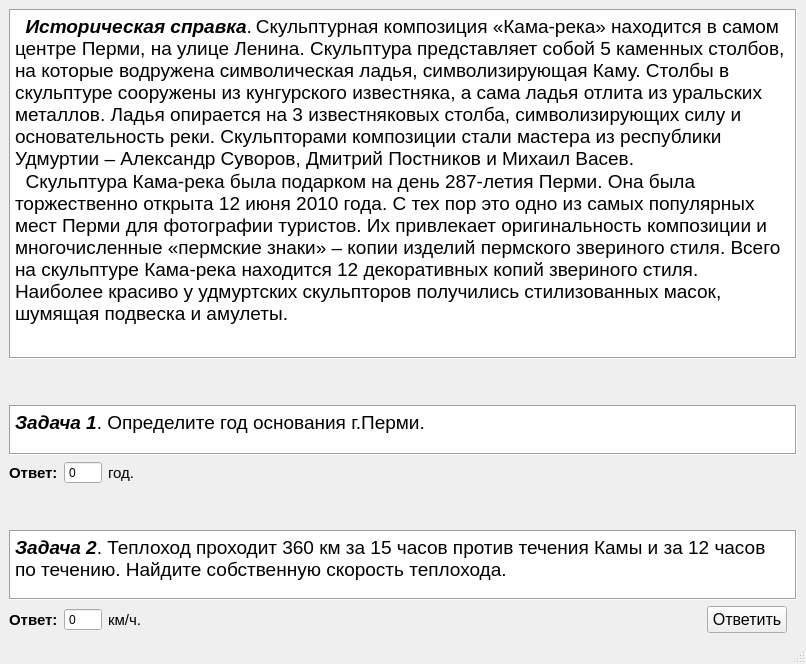
<?xml version="1.0" encoding="UTF-8"?>
<ui version="4.0">
 <class>MainWindow</class>
 <widget class="QMainWindow" name="MainWindow">
  <property name="geometry">
   <rect>
    <x>0</x>
    <y>0</y>
    <width>806</width>
    <height>664</height>
   </rect>
  </property>
  <property name="windowTitle">
   <string>Кама-река</string>
  </property>
  <widget class="QWidget" name="centralwidget">
   <layout class="QVBoxLayout" name="verticalLayout_2">
    <item>
     <layout class="QVBoxLayout" name="verticalLayout">
      <item>
       <widget class="QTextBrowser" name="textBrowser">
        <property name="frameShape">
         <enum>QFrame::Box</enum>
        </property>
        <property name="html">
         <string>&lt;!DOCTYPE HTML PUBLIC &quot;-//W3C//DTD HTML 4.0//EN&quot; &quot;http://www.w3.org/TR/REC-html40/strict.dtd&quot;&gt;
&lt;html&gt;&lt;head&gt;&lt;meta name=&quot;qrichtext&quot; content=&quot;1&quot; /&gt;&lt;style type=&quot;text/css&quot;&gt;
p, li { white-space: pre-wrap; }
&lt;/style&gt;&lt;/head&gt;&lt;body style=&quot; font-family:'MS Shell Dlg 2'; font-size:8.25pt; font-weight:400; font-style:normal;&quot;&gt;
&lt;p style=&quot; margin-top:0px; margin-bottom:0px; margin-left:0px; margin-right:0px; -qt-block-indent:0; text-indent:0px; background-color:#ffffff;&quot;&gt;&lt;span style=&quot; font-size:14pt; font-weight:600; font-style:italic; color:#000000;&quot;&gt;  Историческая справка&lt;/span&gt;&lt;span style=&quot; font-size:14pt; color:#000000;&quot;&gt;.&lt;/span&gt;&lt;span style=&quot; font-family:'Arial','sans-serif'; font-size:10.5pt; color:#565656;&quot;&gt; &lt;/span&gt;&lt;span style=&quot; font-size:14pt; color:#000000;&quot;&gt;Скульптурная композиция «Кама-река» находится в самом центре Перми, на улице Ленина. Скульптура представляет собой 5 каменных столбов, на которые водружена символическая ладья, символизирующая Каму. Столбы в скульптуре сооружены из кунгурского известняка, а сама ладья отлита из уральских металлов. Ладья опирается на 3 известняковых столба, символизирующих силу и основательность реки. Скульпторами композиции стали мастера из республики Удмуртии – Александр Суворов, Дмитрий Постников и Михаил Васев.&lt;/span&gt;&lt;span style=&quot; font-size:8pt;&quot;&gt; &lt;/span&gt;&lt;/p&gt;
&lt;p style=&quot; margin-top:0px; margin-bottom:0px; margin-left:0px; margin-right:0px; -qt-block-indent:0; text-indent:0px; background-color:#ffffff;&quot;&gt;&lt;span style=&quot; font-size:14pt; color:#000000;&quot;&gt;  Скульптура Кама-река была подарком на день 287-летия Перми. Она была торжественно открыта 12 июня 2010 года. С тех пор это одно из самых популярных мест Перми для фотографии туристов. Их привлекает оригинальность композиции и многочисленные «пермские знаки» – копии изделий пермского звериного стиля. Всего на скульптуре Кама-река находится 12 декоративных копий звериного стиля. Наиболее красиво у удмуртских скульпторов получились стилизованных масок, шумящая подвеска и амулеты.&lt;/span&gt;&lt;span style=&quot; font-size:8pt;&quot;&gt; &lt;/span&gt;&lt;/p&gt;&lt;/body&gt;&lt;/html&gt;</string>
        </property>
       </widget>
      </item>
      <item>
       <spacer name="verticalSpacer_4">
        <property name="orientation">
         <enum>Qt::Vertical</enum>
        </property>
        <property name="sizeType">
         <enum>QSizePolicy::Fixed</enum>
        </property>
        <property name="sizeHint" stdset="0">
         <size>
          <width>20</width>
          <height>40</height>
         </size>
        </property>
       </spacer>
      </item>
      <item>
       <widget class="QTextBrowser" name="textBrowser_2">
        <property name="sizePolicy">
         <sizepolicy hsizetype="Expanding" vsizetype="Fixed">
          <horstretch>0</horstretch>
          <verstretch>0</verstretch>
         </sizepolicy>
        </property>
        <property name="maximumSize">
         <size>
          <width>16777215</width>
          <height>50</height>
         </size>
        </property>
        <property name="frameShape">
         <enum>QFrame::Box</enum>
        </property>
        <property name="html">
         <string>&lt;!DOCTYPE HTML PUBLIC &quot;-//W3C//DTD HTML 4.0//EN&quot; &quot;http://www.w3.org/TR/REC-html40/strict.dtd&quot;&gt;
&lt;html&gt;&lt;head&gt;&lt;meta name=&quot;qrichtext&quot; content=&quot;1&quot; /&gt;&lt;style type=&quot;text/css&quot;&gt;
p, li { white-space: pre-wrap; }
&lt;/style&gt;&lt;/head&gt;&lt;body style=&quot; font-family:'MS Shell Dlg 2'; font-size:8.25pt; font-weight:400; font-style:normal;&quot;&gt;
&lt;p style=&quot; margin-top:0px; margin-bottom:0px; margin-left:0px; margin-right:0px; -qt-block-indent:0; text-indent:0px;&quot;&gt;&lt;span style=&quot; font-size:14pt; font-weight:600; font-style:italic; color:#000000;&quot;&gt;Задача 1&lt;/span&gt;&lt;span style=&quot; font-size:14pt; color:#000000;&quot;&gt;. Определите год основания г.Перми. &lt;/span&gt;&lt;/p&gt;&lt;/body&gt;&lt;/html&gt;</string>
        </property>
       </widget>
      </item>
      <item>
       <layout class="QHBoxLayout" name="horizontalLayout">
        <item>
         <widget class="QLabel" name="label">
          <property name="font">
           <font>
            <pointsize>11</pointsize>
            <weight>75</weight>
            <bold>true</bold>
           </font>
          </property>
          <property name="text">
           <string>Ответ:</string>
          </property>
         </widget>
        </item>
        <item>
         <widget class="QSpinBox" name="firstAnswerSpinBox">
          <property name="minimumSize">
           <size>
            <width>0</width>
            <height>0</height>
           </size>
          </property>
          <property name="buttonSymbols">
           <enum>QAbstractSpinBox::NoButtons</enum>
          </property>
          <property name="minimum">
           <number>0</number>
          </property>
          <property name="maximum">
           <number>2021</number>
          </property>
          <property name="value">
           <number>0</number>
          </property>
         </widget>
        </item>
        <item>
         <widget class="QLabel" name="label_4">
          <property name="font">
           <font>
            <pointsize>11</pointsize>
            <weight>50</weight>
            <bold>false</bold>
           </font>
          </property>
          <property name="text">
           <string>год.</string>
          </property>
         </widget>
        </item>
        <item>
         <spacer name="horizontalSpacer">
          <property name="orientation">
           <enum>Qt::Horizontal</enum>
          </property>
          <property name="sizeHint" stdset="0">
           <size>
            <width>40</width>
            <height>20</height>
           </size>
          </property>
         </spacer>
        </item>
       </layout>
      </item>
      <item>
       <spacer name="verticalSpacer_2">
        <property name="orientation">
         <enum>Qt::Vertical</enum>
        </property>
        <property name="sizeType">
         <enum>QSizePolicy::Fixed</enum>
        </property>
        <property name="sizeHint" stdset="0">
         <size>
          <width>20</width>
          <height>40</height>
         </size>
        </property>
       </spacer>
      </item>
      <item>
       <widget class="QTextBrowser" name="textBrowser_3">
        <property name="maximumSize">
         <size>
          <width>16777215</width>
          <height>70</height>
         </size>
        </property>
        <property name="frameShape">
         <enum>QFrame::Box</enum>
        </property>
        <property name="html">
         <string>&lt;!DOCTYPE HTML PUBLIC &quot;-//W3C//DTD HTML 4.0//EN&quot; &quot;http://www.w3.org/TR/REC-html40/strict.dtd&quot;&gt;
&lt;html&gt;&lt;head&gt;&lt;meta name=&quot;qrichtext&quot; content=&quot;1&quot; /&gt;&lt;style type=&quot;text/css&quot;&gt;
p, li { white-space: pre-wrap; }
&lt;/style&gt;&lt;/head&gt;&lt;body style=&quot; font-family:'MS Shell Dlg 2'; font-size:8.25pt; font-weight:400; font-style:normal;&quot;&gt;
&lt;p style=&quot; margin-top:0px; margin-bottom:0px; margin-left:0px; margin-right:0px; -qt-block-indent:0; text-indent:0px;&quot;&gt;&lt;span style=&quot; font-size:14pt; font-weight:600; font-style:italic; color:#000000;&quot;&gt;Задача 2&lt;/span&gt;&lt;span style=&quot; font-size:14pt; color:#000000;&quot;&gt;. Теплоход проходит 360 км за 15 часов против течения Камы и за 12 часов по течению. Найдите собственную скорость теплохода.&lt;/span&gt;&lt;span style=&quot; font-size:8pt;&quot;&gt; &lt;/span&gt;&lt;/p&gt;&lt;/body&gt;&lt;/html&gt;</string>
        </property>
       </widget>
      </item>
      <item>
       <layout class="QHBoxLayout" name="horizontalLayout_2">
        <item>
         <widget class="QLabel" name="label_2">
          <property name="font">
           <font>
            <pointsize>11</pointsize>
            <weight>75</weight>
            <bold>true</bold>
           </font>
          </property>
          <property name="text">
           <string>Ответ:</string>
          </property>
         </widget>
        </item>
        <item>
         <widget class="QSpinBox" name="secondAnswerSpinBox">
          <property name="minimumSize">
           <size>
            <width>0</width>
            <height>0</height>
           </size>
          </property>
          <property name="buttonSymbols">
           <enum>QAbstractSpinBox::NoButtons</enum>
          </property>
          <property name="minimum">
           <number>0</number>
          </property>
          <property name="maximum">
           <number>2021</number>
          </property>
          <property name="value">
           <number>0</number>
          </property>
         </widget>
        </item>
        <item>
         <widget class="QLabel" name="label_3">
          <property name="font">
           <font>
            <pointsize>11</pointsize>
            <weight>50</weight>
            <bold>false</bold>
           </font>
          </property>
          <property name="text">
           <string>км/ч.</string>
          </property>
         </widget>
        </item>
        <item>
         <spacer name="horizontalSpacer_2">
          <property name="orientation">
           <enum>Qt::Horizontal</enum>
          </property>
          <property name="sizeHint" stdset="0">
           <size>
            <width>40</width>
            <height>20</height>
           </size>
          </property>
         </spacer>
        </item>
        <item>
         <widget class="QPushButton" name="answerButton">
          <property name="font">
           <font>
            <pointsize>12</pointsize>
           </font>
          </property>
          <property name="text">
           <string>Ответить</string>
          </property>
         </widget>
        </item>
        <item>
         <spacer name="horizontalSpacer_3">
          <property name="orientation">
           <enum>Qt::Horizontal</enum>
          </property>
          <property name="sizeType">
           <enum>QSizePolicy::Fixed</enum>
          </property>
          <property name="sizeHint" stdset="0">
           <size>
            <width>10</width>
            <height>20</height>
           </size>
          </property>
         </spacer>
        </item>
       </layout>
      </item>
     </layout>
    </item>
   </layout>
  </widget>
  <widget class="QMenuBar" name="menubar">
   <property name="geometry">
    <rect>
     <x>0</x>
     <y>0</y>
     <width>806</width>
     <height>21</height>
    </rect>
   </property>
  </widget>
  <widget class="QStatusBar" name="statusbar"/>
 </widget>
 <resources/>
 <connections/>
</ui>
